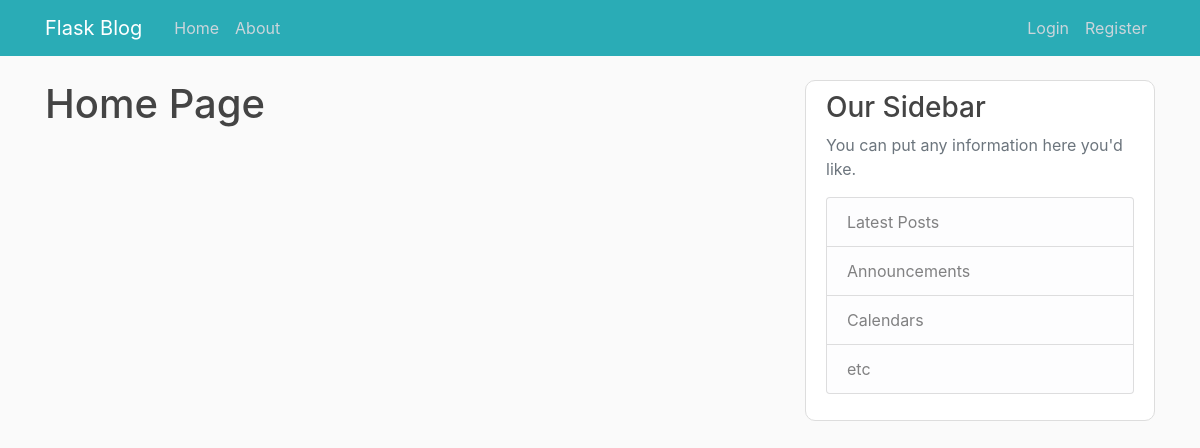
/home, run on an earlier commit of the app's database.
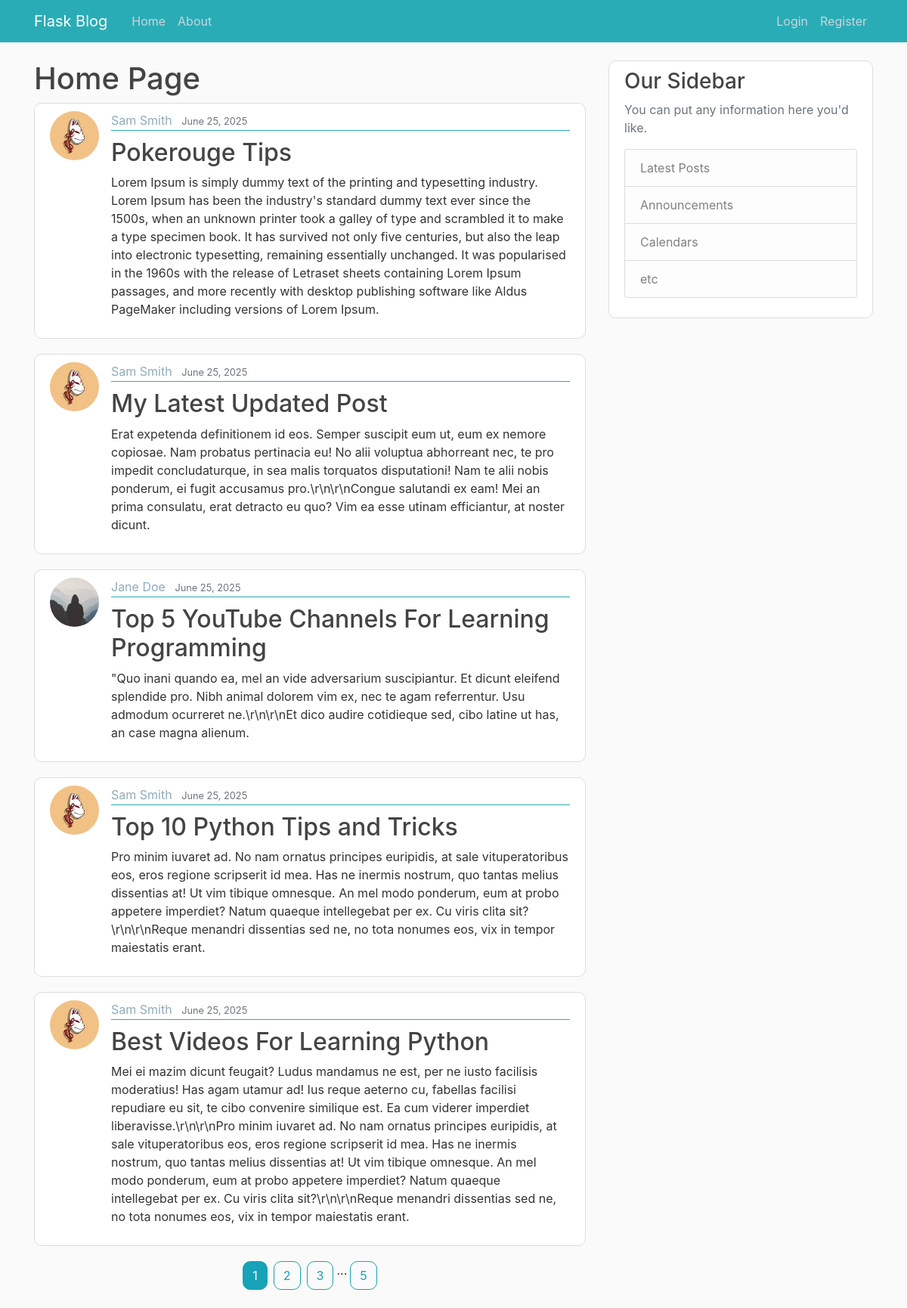
And on a later commit of the database.
### flask_blog/models.py (models this page shows, shortened)
class Post(db.Model):
    id = db.Column(db.Integer, primary_key=True)
    title = db.Column(db.String(100), nullable=False)
    date_posted = db.Column(db.DateTime, nullable=False, default=lambda: datetime.now(timezone.utc))
    content = db.Column(db.Text, nullable=False)
    user_id = db.Column(db.Integer, db.ForeignKey('user.id'), nullable=False)

class User(db.Model, UserMixin):
    id = db.Column(db.Integer, primary_key=True)
    username = db.Column(db.String(20), unique=True, nullable=False)
    email = db.Column(db.String(120), unique=True, nullable=False)
    image_file = db.Column(db.String(20), nullable=False, default='default.jpg')
    password = db.Column(db.String(60), nullable=False)
    post = db.relationship('Post', backref='author', lazy=True)

### flask_blog/main/routes.py (the view)
@main.route("/")
@main.route("/home")
def index():
    page = request.args.get('page', 1, type=int)
    posts = Post.query.order_by(Post.date_posted.desc()).paginate(page=page, per_page=5)
    return render_template('home.html', posts=posts)

### flask_blog/templates/home.html (shortened to what this page needs)
{% extends "layout.html" %}
{% block content %}
  <h1>Home Page</h1>
  {% for post in posts.items %}
    <article class="media content-section">
      <img class="rounded-circle article-img" src="{{ url_for('static', filename='profile_pics/' + post.author.image_file) }}">
      <div class="media-body">
        <div class="article-metadata">
          <a class="mr-2" href="{{ url_for('users.user_posts', username=post.author.username) }}">{{ post.author.username.title() }}</a>
          <small class="text-muted">{{ post.date_posted.strftime('%B %d, %Y') }}</small>
        </div>
        <h2 class="article-title-h2"><a class="article-title" href="{{ url_for('posts.post', post_id=post.id) }}">{{ post.title }}</a></h2>
        <p class="article-content">{{ post.content }}</p>
      </div>
    </article>
  {% endfor %}
  <div class="d-flex justify-content-center flex-wrap">
    {% for page_num in posts.iter_pages(left_edge=1, right_edge=1, left_current=1, right_current=2) %}
      {% if page_num %}
        {% if posts.page == page_num %}
          <a class="btn btn-info mb-4 mx-1" style="border-radius: 10px" href="{{ url_for('main.index', page=page_num)}}">{{ page_num }}</a>
        {% else %}
          <a class="btn btn-outline-info mb-4 mx-1" style="border-radius: 10px" href="{{ url_for('main.index', page=page_num)}}">{{ page_num }}</a>
        {% endif %}
      {% else %}
        ...
      {% endif %}
    {% endfor %}
  </div>
{% endblock content %}

### flask_blog/templates/layout.html (shortened to what this page needs)
<!DOCTYPE html>
<html lang="en">
<head>
    <link rel="stylesheet" href="https://maxcdn.bootstrapcdn.com/bootstrap/4.0.0/css/bootstrap.min.css">
    <link rel="stylesheet" type="text/css" href="{{ url_for('static', filename='main.css') }}">
</head>
<body>
    <header class="site-header">
      <nav class="navbar navbar-expand-md navbar-dark bg-teal fixed-top">
        <div class="container">
          <a class="navbar-brand mr-4" href="{{ url_for('main.index') }}">Flask Blog</a>
          <div class="collapse navbar-collapse" id="navbarToggle">
            <div class="navbar-nav mr-auto">
              <a class="nav-item nav-link" href="{{ url_for('main.index') }}">Home</a>
              <a class="nav-item nav-link" href="{{ url_for('main.about') }}">About</a>
            </div>
            <div class="navbar-nav">
              {% if current_user.is_authenticated %}
                <a class="nav-item nav-link" href="{{ url_for('posts.new_post') }}">New Post</a>
                <a class="nav-item nav-link" href="{{ url_for('users.account') }}">Account</a>
                <a class="nav-item nav-link" href="{{ url_for('users.logout') }}">Logout</a>
              {% else %}
                <a class="nav-item nav-link" href="{{ url_for('users.login') }}">Login</a>
                <a class="nav-item nav-link" href="{{ url_for('users.register') }}">Register</a>
              {% endif %}
            </div>
          </div>
        </div>
      </nav>
    </header>
    <main role="main" class="container">
      <div class="row">
        <div class="col-md-8">
          {% block content %}{% endblock %}
        </div>
        <div class="col-md-4">
          <div class="content-section">
            <h3>Our Sidebar</h3>
            <p class='text-muted'>You can put any information here you'd like.
              <ul class="list-group">
                <li class="list-group-item list-group-item-light">Latest Posts</li>
                <li class="list-group-item list-group-item-light">Announcements</li>
                <li class="list-group-item list-group-item-light">Calendars</li>
                <li class="list-group-item list-group-item-light">etc</li>
              </ul>
            </p>
          </div>
        </div>
      </div>
    </main>
</body>
</html>

### flask_blog/static/main.css (style rules this page uses)
body { background: #fafafa; color: #333333; margin-top: 5rem; }
h1, h2, h3, h4, h5, h6 { color: #444444; }
.bg-teal { background-color: #2aacb6; }
.site-header .navbar-nav .nav-link { color: #cbd5db; }
.content-section { background: #ffffff; padding: 10px 20px; border: 1px solid #dddddd; border-radius: 10px; margin-bottom: 20px; }
.article-title-h2 { margin-top: 10px; }
.article-title { color: #444444; }
.mr-2 { color: #8facbc; }
.article-content { white-space: pre-line; }
.article-img { height: 65px; width: 65px; margin-right: 16px; }
.article-metadata { padding-bottom: 1px; margin-bottom: 4px; border-bottom: 1px solid #2aacb6 }
.btn { border-radius: 20px; }

What changed in the data, as far as the page shows it:
added Post: image_file (picture), author.username "Sam Smith", date_posted "June 25, 2025", title "Pokerouge Tips", content "Lorem Ipsum is simply dummy text of the printing and typesetting industry. Lorem Ipsum has been the industry's standard dummy text ever since the 1500s, when an unknown printer took a galley of type and scrambled it to make a type specimen book. It has survived not only five centuries, but also the leap into electronic typesetting, remaining essentially unchanged. It was popularised in the 1960s with the release of Letraset sheets containing Lorem Ipsum passages, and more recently with desktop publishing software like Aldus PageMaker including versions of Lorem Ipsum."
added Post: image_file (picture), author.username "Sam Smith", date_posted "June 25, 2025", title "My Latest Updated Post", content "Erat expetenda definitionem id eos. Semper suscipit eum ut, eum ex nemore copiosae. Nam probatus pertinacia eu! No alii voluptua abhorreant nec, te pro impedit concludaturque, in sea malis torquatos disputationi! Nam te alii nobis ponderum, ei fugit accusamus pro.\\r\\n\\r\\nCongue salutandi ex eam! Mei an prima consulatu, erat detracto eu quo? Vim ea esse utinam efficiantur, at noster dicunt."
added Post: image_file (placeholder picture), author.username "Jane Doe", date_posted "June 25, 2025", title "Top 5 YouTube Channels For Learning Programming", content "\"Quo inani quando ea, mel an vide adversarium suscipiantur. Et dicunt eleifend splendide pro. Nibh animal dolorem vim ex, nec te agam referrentur. Usu admodum ocurreret ne.\\r\\n\\r\\nEt dico audire cotidieque sed, cibo latine ut has, an case magna alienum."
added Post: image_file (picture), author.username "Sam Smith", date_posted "June 25, 2025", title "Top 10 Python Tips and Tricks", content "Pro minim iuvaret ad. No nam ornatus principes euripidis, at sale vituperatoribus eos, eros regione scripserit id mea. Has ne inermis nostrum, quo tantas melius dissentias at! Ut vim tibique omnesque. An mel modo ponderum, eum at probo appetere imperdiet? Natum quaeque intellegebat per ex. Cu viris clita sit?\\r\\n\\r\\nReque menandri dissentias sed ne, no tota nonumes eos, vix in tempor maiestatis erant."
added Post: image_file (picture), author.username "Sam Smith", date_posted "June 25, 2025", title "Best Videos For Learning Python", content "Mei ei mazim dicunt feugait? Ludus mandamus ne est, per ne iusto facilisis moderatius! Has agam utamur ad! Ius reque aeterno cu, fabellas facilisi repudiare eu sit, te cibo convenire similique est. Ea cum viderer imperdiet liberavisse.\\r\\n\\r\\nPro minim iuvaret ad. No nam ornatus principes euripidis, at sale vituperatoribus eos, eros regione scripserit id mea. Has ne inermis nostrum, quo tantas melius dissentias at! Ut vim tibique omnesque. An mel modo ponderum, eum at probo appetere imperdiet? Natum quaeque intellegebat per ex. Cu viris clita sit?\\r\\n\\r\\nReque menandri dissentias sed ne, no tota nonumes eos, vix in tempor maiestatis erant."
Also different on the page:
new list line: "1"
new list line: "2"
new list line: "3"
new list line: "5"
